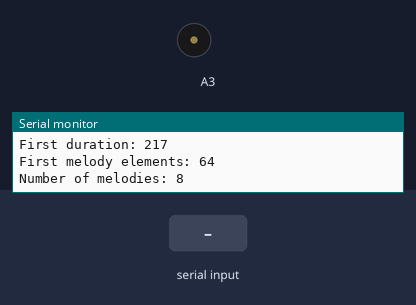
Recording of a sketch running on a simulated Arduino Uno, built with avr-gcc and run on an emulated ATmega328P. Shown: buzzer (waves = sounding), the last lines printed to the serial monitor. Inputs (shaded band) come from the test bench.

Above: at 1.2 s.
1.3 s: "+" received over Serial
At 1.9 s:
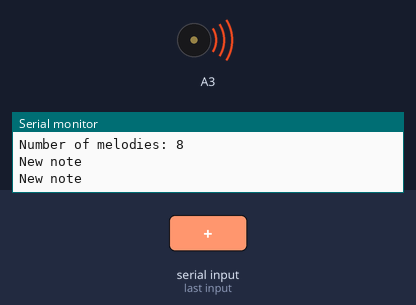
3.0 s: "-" received over Serial
4.5 s: "p" received over Serial
Timing chart, 0 to 33.9 s (numbered marks = the images above; inputs shaded):
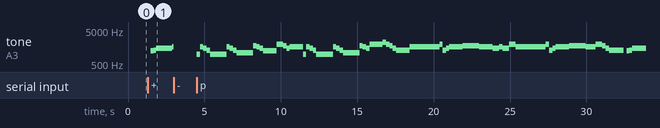

Measured:
- after the input at 1.3 s, tone on A3: silent → 1221 Hz after 0.20 s, → 1287 Hz 0.17 s later, → 1447 Hz 0.17 s later, → 1618 Hz 1.0 s later

The sketch:

testForBuzzer.ino
```cpp
#include "melodies.h"
#include "melody.h"

Melody melody;

void setup()
{
    // Debug output.
    Serial.begin(115200);
    Serial.println("Code has started");

    melody.begin(A3, (uint16_t*)currentMelodyNotes, (uint16_t*)currentMelodyDurations, (uint8_t*)melodyElements, sizeof(melodyElements) / sizeof(melodyElements[0]));
    //melody.play();
}

void loop()
{
    int note = melody.update();

    if (note)
    {
        if (note == 1) Serial.println("New note");
        if (note == 2) Serial.println("New melody");
    }

    if (Serial.available())
    {
        char a = Serial.read();

        if (a == '+') melody.next();

        if (a == '-') melody.prev();

        if (a == 'u') melody.setTempoOffset(melody.getTempoOffset() + 1);

        if (a == 'd') melody.setTempoOffset(melody.getTempoOffset() - 1);

        if (a == 's') melody.stop();

        if (a == 'p') melody.play();
    }
}
```

melodies.h
```cpp
#ifndef __MELODIES_H__
#define __MELODIES_H__

// Notes are actually frequencies and durations are in milliseconds.
// Melody 1
static const uint16_t melody1Notes[] PROGMEM = {968, 1620, 1447, 1287, 968, 1620, 1445, 1287, 1081, 1706, 1620, 1445, 1219, 1915, 1709, 1447, 1618, 968, 1620, 1445, 1288, 968, 1620, 1445, 1287, 1081, 1709, 1618, 1445, 1919, 2188, 1919, 1709, 1447, 1287, 1620, 1919, 1287, 1445, 1620, 1709, 1618, 1447, 1620, 1445, 1915, 1620, 1915, 1287, 1445, 1618, 1709, 1620, 1915, 1709, 1447, 1287};
static const uint16_t melody1Durations[] PROGMEM = {216, 218, 217, 219, 1088, 217, 217, 219, 1088, 217, 218, 217, 871, 435, 217, 218, 871, 217, 217, 218, 217, 1089, 217, 218, 217, 1089, 217, 217, 218, 871, 217, 218, 217, 218, 871, 1960, 218, 217, 218, 871, 1089, 871, 435, 217, 436, 434, 1960, 218, 218, 217, 871, 1089, 653, 435, 217, 218, 957};

// Melody 2
static const uint16_t melody2Notes[] PROGMEM = {1221, 1287, 1447, 1618, 1805, 1915, 1221, 1288, 1445, 1620, 1447, 1288, 1219, 1445, 968, 1221, 1081, 1287, 912, 968, 1919, 2188, 1919, 1805, 1919, 1620, 1919, 2183, 1919, 1805, 1915, 1620, 2183, 2409, 2183, 1919, 2183, 1808, 1915, 2183, 1919, 1808, 1620, 1445, 1221, 1287, 1445, 1620, 1808, 1919, 1221, 1288, 1445, 1620, 1445, 1287, 1221, 1445, 968, 1221, 1081, 1287, 912, 968};
static const uint16_t melody2Durations[] PROGMEM = {173, 173, 1045, 173, 174, 1045, 175, 173, 1045, 174, 174, 1046, 347, 348, 348, 349, 347, 697, 348, 1045, 348, 348, 349, 348, 348, 1046, 348, 348, 348, 348, 349, 1045, 348, 348, 348, 349, 348, 1045, 348, 348, 349, 348, 348, 1308, 173, 173, 1045, 175, 173, 1046, 175, 173, 1045, 174, 174, 1047, 347, 348, 348, 349, 347, 697, 348, 1437};

// Melody 3
static const uint16_t melody3Notes[] PROGMEM = {1445, 1620, 1445, 1221, 1445, 1620, 1445, 1221, 2183, 1805, 1919, 1445, 1620, 1919, 1805, 1620, 1445, 1620, 1445, 1219, 1620, 1919, 1805, 1620, 1445, 1620, 1445, 1221, 2188, 2538, 2188, 1808, 1915, 2409, 1919, 1445, 1219, 1445, 1287, 1081, 968};
static const uint16_t melody3Durations[] PROGMEM = {784, 261, 523, 1567, 785, 260, 522, 1569, 1569, 1569, 1568, 1568, 1569, 784, 261, 523, 784, 261, 522, 1569, 1568, 784, 261, 523, 784, 261, 522, 1569, 1568, 522, 523, 522, 1569, 1568, 522, 524, 522, 784, 261, 524, 1631};

// Melody 4
static const uint16_t melody4Notes[] PROGMEM = {1919, 1808, 1620, 1445, 1287, 1221, 1079, 968, 1445, 1618, 1808, 1919, 1805, 1620, 1447, 1287, 1221, 1915, 1808, 1620, 1445, 1287, 1221, 1287, 1445, 1287, 1221, 1081, 1221, 1287, 1221, 1079, 968, 1919, 1620, 1445, 1287, 1219, 1288, 1221, 1079, 968};
static const uint16_t melody4Durations[] PROGMEM = {523, 391, 130, 784, 262, 522, 522, 783, 261, 1046, 1045, 1307, 261, 261, 654, 130, 260, 523, 261, 261, 654, 130, 1438, 130, 784, 130, 131, 914, 130, 784, 131, 129, 261, 522, 261, 392, 130, 262, 261, 522, 524, 1064};

// Melody 5
static const uint16_t melody5Notes[] PROGMEM = {1445, 1618, 1445, 1221, 1915, 1620, 1445, 1620, 1447, 1618, 1445, 1915, 1808, 1287, 1445, 1287, 1079, 1808, 1620, 1445, 1618, 1445, 1620, 1447, 1620, 1221, 1445, 1620, 1447, 1221, 1915, 1620, 1445, 1620, 1445, 1618, 1445, 1915, 1805, 1287, 1447, 1287, 1079, 1805, 1620, 1445, 1620, 1445, 1620, 1445, 2183, 1915};
static const uint16_t melody5Durations[] PROGMEM = {348, 174, 174, 348, 348, 349, 1219, 174, 174, 175, 348, 348, 1308, 347, 174, 174, 349, 348, 348, 1219, 175, 174, 174, 348, 348, 1307, 348, 175, 174, 348, 348, 348, 1219, 175, 174, 174, 348, 348, 1308, 347, 174, 175, 347, 348, 349, 1219, 174, 174, 174, 348, 348, 1416};

// Melody 6
static const uint16_t melody6Notes[] PROGMEM = {1445, 1919, 2188, 1919, 1808, 1620, 2183, 2409, 2188, 1919, 1808, 2409, 2538, 2409, 2188, 1919, 1447, 1620, 2183, 1805, 1915};
static const uint16_t melody6Durations[] PROGMEM = {435, 653, 217, 218, 218, 871, 653, 218, 217, 217, 871, 653, 218, 217, 218, 436, 435, 435, 435, 435, 1393};

// Melody 7
static const uint16_t melody7Notes[] PROGMEM = {1287, 968, 1287, 1447, 968, 1618, 1445, 1618, 1709, 1620, 1445, 1287, 1221, 1079, 1219, 1287, 1447, 1620, 1221, 1081, 968, 1919, 1709, 1620, 1709, 1620, 1445, 1618, 1287, 1445, 1221, 1081, 968, 1288, 1221, 1287, 1445, 1287, 968, 1620, 1445, 1620, 1706, 1620, 1445, 1620, 1709, 1620, 1445, 1288, 1221, 1288, 1709, 1620, 1445, 1288};
static const uint16_t melody7Durations[] PROGMEM = {1047, 348, 347, 697, 697, 348, 348, 349, 348, 697, 348, 1045, 349, 347, 348, 347, 348, 349, 698, 522, 1480, 697, 348, 347, 697, 697, 348, 348, 349, 348, 522, 174, 348, 697, 348, 347, 348, 697, 348, 697, 348, 347, 348, 697, 348, 349, 348, 348, 348, 349, 696, 349, 348, 697, 522, 1349};

// Melody 8
static const uint16_t melody8Notes[] PROGMEM = {968, 1287, 1219, 1287, 1620, 1445, 1919, 1706, 1620, 1445, 1620, 968, 1287, 1221, 1287, 1618, 1445, 1915, 1445, 1219, 1079, 968, 1919, 1287, 1706, 1618, 1445, 1919, 1287, 1706, 1620, 1445, 2183, 1919, 1706, 1620, 1709, 1447, 1620, 1709, 1919, 1287, 1447, 1620, 2183, 1915, 1706, 1620, 1706, 1447, 1618, 1709, 1915, 1287, 1445, 1287};
static const uint16_t melody8Durations[] PROGMEM = {521, 1308, 260, 523, 1045, 522, 1831, 261, 523, 522, 1045, 523, 1306, 261, 523, 1045, 523, 522, 1307, 785, 522, 1046, 1569, 521, 523, 1046, 522, 1568, 523, 523, 1045, 522, 1569, 522, 523, 523, 1046, 522, 261, 260, 523, 1045, 522, 1046, 1568, 523, 523, 521, 1046, 522, 261, 262, 522, 1045, 522, 1087};

static const uint16_t *currentMelodyNotes[] = {melody1Notes, melody2Notes, melody3Notes, melody4Notes, melody5Notes, melody6Notes, melody7Notes, melody8Notes};
static const uint16_t *currentMelodyDurations[] = {melody1Durations, melody2Durations, melody3Durations, melody4Durations, melody5Durations, melody6Durations, melody7Durations, melody8Durations};
static const uint8_t melodyElements[] PROGMEM = {sizeof(melody1Notes) / sizeof(melody1Notes[0]), sizeof(melody2Notes) / sizeof(uint16_t), sizeof(melody3Notes) / sizeof(uint16_t), sizeof(melody4Notes) / sizeof(uint16_t), sizeof(melody5Notes) / sizeof(uint16_t), sizeof(melody6Notes) / sizeof(uint16_t), sizeof(melody7Notes) / sizeof(uint16_t), sizeof(melody8Notes) / sizeof(uint16_t)};

#endif
```

melody.cpp
```cpp
#include "melody.h"

Melody::Melody()
{
    // Empty...for now. :)
}

void Melody::begin(uint8_t _pin, uint16_t *_notes, uint16_t *_durations, uint8_t *_elements, uint8_t _noSongs)
{
    // Copy to the internal private variables and pointers.
    // Copy the pointer to the array of all notes of all melodies.
    _notesInternalArray = _notes;

    // Copy list of all note duratins of all melodies.
    _durationsInternalArray = _durations;

    // Copy list the number of the elements of  every and each melody.
    _elementsInternalArray = _elements;

    // Copy the number of all melodies.
    _numberOfSongs = _noSongs;

    // Copy the used pin fo buzzer.
    _buzzerPin = _pin;

    // Set the used pin as output (without it, generating melodies won't work!).
    pinMode(_buzzerPin, OUTPUT);


    // Debug and testing data.
    Serial.print("First note: ");
    Serial.println((uint16_t)pgm_read_word((uint16_t*)_notesInternalArray[_currentSong] + 5), DEC);

    Serial.print("First duration: ");
    Serial.println((uint16_t)pgm_read_word((uint16_t*)_durationsInternalArray[_currentSong] + 5), DEC);

    Serial.print("First melody elements: ");
    Serial.println((uint8_t)pgm_read_byte((uint8_t*)_elementsInternalArray + 1), DEC);

    Serial.print("Number of melodies: ");
    Serial.println(_noSongs, DEC);
}

void Melody::play()
{
    // Set the current song elememt to the 0, so the melody can start from the beginning.
    _currentSongElement = 0;

    // Set the first song.
    _currentSong = 0;

    // Get the current timestamp.
    _noteTimer = millis();

    // Generate a first note.
    tone(_buzzerPin, pgm_read_word((uint16_t*)_notesInternalArray[_currentSong] + _currentSongElement));

    // Set flag for status of the melody player.
    _playing = 1;

    // Get the current note duration (delay). Also calculate the tempo offset.
    _currentNoteDuration = (uint16_t)(((uint16_t)pgm_read_word((uint16_t*)_durationsInternalArray[_currentSong] + _currentSongElement)) * (1 + _tempoOffset / 100.0));
}

uint8_t Melody::update()
{
    // Check if the code needs to produce melody. If not, go back!
    if (!_playing) return;

    // Variable for the return value. 0 - no change, 1 - note has changed, 2 - song has changed.
    // By default, set it to 0 (no note change).
    _noteState = 0;

    // Check if the note needs to be changed.
    if ((unsigned long)(millis() - _noteTimer) >= _currentNoteDuration)
    {
        // Increment song element.
        _currentSongElement++;

        // Set the variable for the note change to 1.
        _noteState = 1;

        // Capture new time.
        _noteTimer = millis();

        // Chech if the melody needs to be changed.
        if (_currentSongElement >= pgm_read_byte((uint8_t*)_elementsInternalArray + _currentSong))
        {
            // Set the next song.
            next();

            // If the song / melody needs to be changed (it got till the end of the song / melody), set variable to 2.
            _noteState = 2;
        }
        else
        {
            // Play the note.
            tone(_buzzerPin, pgm_read_word((uint16_t*)_notesInternalArray[_currentSong] + _currentSongElement));
        }

        // Get the current note duration (delay). Also calculate the tempo offset.
        _currentNoteDuration = (uint16_t)(((uint16_t)pgm_read_word((uint16_t*)_durationsInternalArray[_currentSong] + _currentSongElement)) * (1 + _tempoOffset / 100.0));
    }

    // Return the state.
    return _noteState;
}

void Melody::next()
{
    // First, stop it!
    stop();

    // Wait a little bit.
    delay(200);

    // Go to the next melody.
    _currentSong++;

    // Check if is the last melody. If it is, wrap it aroud.
    if (_currentSong >= _numberOfSongs) _currentSong = 0;

    // Reset the element couter.
    _currentSongElement = 0;

    // Get the new timestamp.
    _noteTimer = millis();

    // Generate the new note.
    tone(_buzzerPin, pgm_read_word((uint16_t*)_notesInternalArray[_currentSong] + _currentSongElement));

    // Get the current note duration (delay). Also calculate the tempo offset.
    _currentNoteDuration = (uint16_t)(((uint16_t)pgm_read_word((uint16_t*)_durationsInternalArray[_currentSong] + _currentSongElement)) * (1 + _tempoOffset / 100.0));

    // Set new state of the flag for the melody player.
    _playing = 1;
}

void Melody::prev()
{
    // First, stop it!
    stop();

    // Wait a little bit.
    delay(200);

    // Go to the next melody.
    _currentSong--;

    // Check if is the last melody. If it is, wrap it aroud.
    if (_currentSong <= _numberOfSongs) _currentSong = _numberOfSongs;

    // Reset the element couter.
    _currentSongElement = 0;

    // Get the new timestamp.
    _noteTimer = millis();

    // Generate the new note.
    tone(_buzzerPin, pgm_read_word((uint16_t*)_notesInternalArray[_currentSong] + _currentSongElement));

    // Get the current note duration (delay). Also calculate the tempo offset.
    _currentNoteDuration = (uint16_t)(((uint16_t)pgm_read_word((uint16_t*)_durationsInternalArray[_currentSong] + _currentSongElement)) * (1 + _tempoOffset / 100.0));

    // Set new state of the flag for the melody player.
    _playing = 1;
}

void Melody::stop()
{
    // To stop the melody, mute the buzzer pin.
    noTone(_buzzerPin);

    // Reset the element counter.
    _currentSongElement = 0;

    // Set new state of the flag for the melody player.
    _playing = 0;
}

void Melody::setTempoOffset(int8_t _offset)
{
    // Limit to +/- 75%.
    if ((_offset > 75) || (_offset < -75)) return;

    // Save it to the internal variable. And also reverse is (positive tempo numbers should speed up the melody).
    _tempoOffset = -_offset;
}

int8_t Melody::getTempoOffset()
{
    return -_tempoOffset;
}
```

melody.h
```cpp
#ifndef __MELODY_H__
#define __MELODY_H__

// Include Arduino Header file.
#include <Arduino.h>

class Melody
{
    public:
        Melody();
        void begin(uint8_t _pin, uint16_t *_notes, uint16_t *_durations, uint8_t *_elements, uint8_t _noSongs);
        void play();
        uint8_t update();
        void next();
        void prev();
        void stop();
        void setTempoOffset(int8_t _offset);
        int8_t getTempoOffset();

    private:
        uint8_t _currentSongElement = 0;
        uint8_t _playing = 0;
        int8_t _currentSong = 0;
        uint8_t _maxElements = 0;
        unsigned long _noteTimer = 0;
        uint8_t _noteState = 0;
        int8_t _tempoOffset = 0;
        uint16_t _currentNoteDuration = 0;

        uint16_t *_notesInternalArray = NULL;
        uint16_t *_durationsInternalArray = NULL;
        uint8_t *_elementsInternalArray = NULL;
        uint8_t _numberOfSongs = NULL;
        uint8_t _buzzerPin = -1;

};

#endif
```
